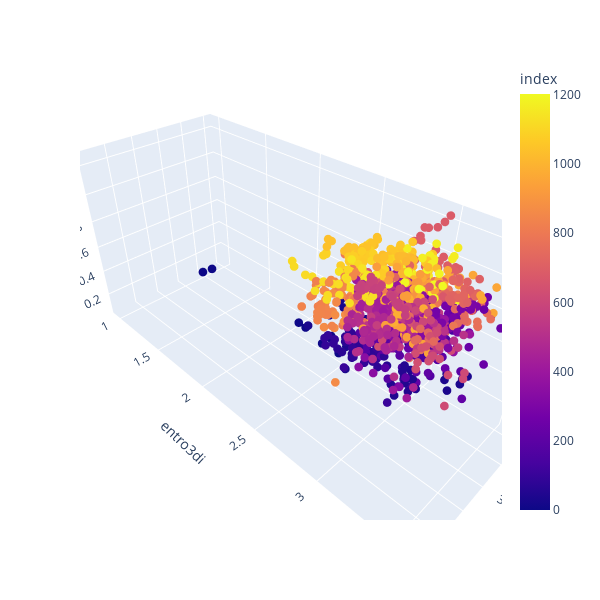

The code cell stored with this chart in its notebook:
### Code cell
fig = px.scatter_3d(df, x='entroaa', y='entro3di', z='score',
              color=df.index, width=600, height=600)
fig.update_traces(marker_size = 3)
#fig.update_scenes(xaxis_visible=False, yaxis_visible=False,zaxis_visible=True )
fig.show()

### Figure 1 — Plotly figure (JSON) as saved in the notebook; plotly's stock layout.template omitted (floating-point values rounded to 4 significant figures; data arrays with more than 128 entries replaced by an {"elided": "..."} marker saying what was removed)
{"data": [{"hovertemplate": "entroaa=%{x}<br>entro3di=%{y}<br>score=%{z}<br>index=%{marker.color}<extra></extra>", "legendgroup": "", "marker": {"color": {"elided": "1203 int values"}, "coloraxis": "coloraxis", "size": 3, "symbol": "circle"}, "mode": "markers", "name": "", "scene": "scene", "showlegend": false, "type": "scatter3d", "x": {"elided": "1203 float values"}, "y": {"elided": "1203 float values"}, "z": {"elided": "1203 float values"}}], "layout": {"coloraxis": {"colorbar": {"title": {"text": "index"}}, "colorscale": [[0, "#0d0887"], [0.1111, "#46039f"], [0.2222, "#7201a8"], [0.3333, "#9c179e"], [0.4444, "#bd3786"], [0.5556, "#d8576b"], [0.6667, "#ed7953"], [0.7778, "#fb9f3a"], [0.8889, "#fdca26"], [1, "#f0f921"]]}, "height": 600, "legend": {"tracegroupgap": 0}, "margin": {"t": 60}, "scene": {"domain": {"x": [0, 1], "y": [0, 1]}, "xaxis": {"title": {"text": "entroaa"}}, "yaxis": {"title": {"text": "entro3di"}}, "zaxis": {"title": {"text": "score"}}}, "width": 600}}
